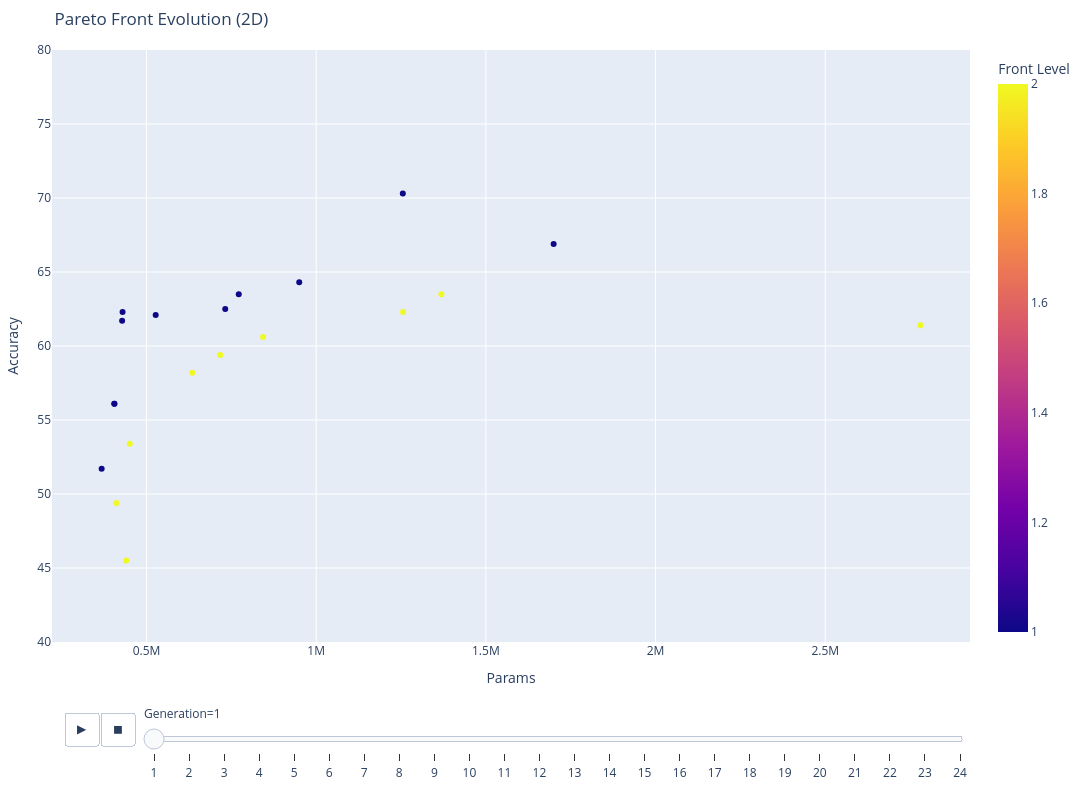

Here is the notebook cell this chart was saved with:
### Code cell
# To show 2D animation with Y-axis limited to [0,100]:
plot_pareto_evolution(history, dims="2d",
                    x="params", y="accuracy", y_range=[40,80])

### Figure 1 — Plotly figure (JSON) as saved in the notebook; plotly's stock layout.template omitted (floating-point values rounded to 4 significant figures)
{"data": [{"hovertemplate": "Generation=1<br>Params=%{x}<br>Accuracy=%{y}<br>Front Level=%{marker.color}<extra></extra>", "legendgroup": "", "marker": {"color": [1, 1, 1, 1, 1, 1, 1, 1, 1, 1, 1, 2, 2, 2, 2, 2, 2, 2, 2, 2], "coloraxis": "coloraxis", "size": 6, "symbol": "circle"}, "mode": "markers", "name": "", "orientation": "v", "showlegend": false, "type": "scatter", "x": [1255000.0, 732000.0, 405300.0, 367800.0, 405300.0, 429500.0, 771800.0, 428100.0, 950000.0, 527100.0, 1700000.0, 411500.0, 450600.0, 440400.0, 717100.0, 1369000.0, 1256000.0, 635000.0, 843500.0, 2780000.0], "xaxis": "x", "y": [70.3, 62.5, 56.1, 51.7, 56.1, 62.3, 63.5, 61.7, 64.3, 62.1, 66.9, 49.4, 53.4, 45.5, 59.4, 63.5, 62.3, 58.2, 60.6, 61.4], "yaxis": "y"}], "layout": {"coloraxis": {"colorbar": {"title": {"text": "Front Level"}}, "colorscale": [[0, "#0d0887"], [0.1111, "#46039f"], [0.2222, "#7201a8"], [0.3333, "#9c179e"], [0.4444, "#bd3786"], [0.5556, "#d8576b"], [0.6667, "#ed7953"], [0.7778, "#fb9f3a"], [0.8889, "#fdca26"], [1, "#f0f921"]]}, "height": 800, "legend": {"tracegroupgap": 0}, "margin": {"b": 20, "l": 20, "r": 20, "t": 50}, "sliders": [{"active": 0, "currentvalue": {"prefix": "Generation="}, "len": 0.9, "pad": {"b": 10, "t": 60}, "steps": [{"args": [["1"], {"frame": {"duration": 0, "redraw": false}, "fromcurrent": true, "mode": "immediate", "transition": {"duration": 0, "easing": "linear"}}], "label": "1", "method": "animate"}, {"args": [["2"], {"frame": {"duration": 0, "redraw": false}, "fromcurrent": true, "mode": "immediate", "transition": {"duration": 0, "easing": "linear"}}], "label": "2", "method": "animate"}, {"args": [["3"], {"frame": {"duration": 0, "redraw": false}, "fromcurrent": true, "mode": "immediate", "transition": {"duration": 0, "easing": "linear"}}], "label": "3", "method": "animate"}, {"args": [["4"], {"frame": {"duration": 0, "redraw": false}, "fromcurrent": true, "mode": "immediate", "transition": {"duration": 0, "easing": "linear"}}], "label": "4", "method": "animate"}, {"args": [["5"], {"frame": {"duration": 0, "redraw": false}, "fromcurrent": true, "mode": "immediate", "transition": {"duration": 0, "easing": "linear"}}], "label": "5", "method": "animate"}, {"args": [["6"], {"frame": {"duration": 0, "redraw": false}, "fromcurrent": true, "mode": "immediate", "transition": {"duration": 0, "easing": "linear"}}], "label": "6", "method": "animate"}, {"args": [["7"], {"frame": {"duration": 0, "redraw": false}, "fromcurrent": true, "mode": "immediate", "transition": {"duration": 0, "easing": "linear"}}], "label": "7", "method": "animate"}, {"args": [["8"], {"frame": {"duration": 0, "redraw": false}, "fromcurrent": true, "mode": "immediate", "transition": {"duration": 0, "easing": "linear"}}], "label": "8", "method": "animate"}, {"args": [["9"], {"frame": {"duration": 0, "redraw": false}, "fromcurrent": true, "mode": "immediate", "transition": {"duration": 0, "easing": "linear"}}], "label": "9", "method": "animate"}, {"args": [["10"], {"frame": {"duration": 0, "redraw": false}, "fromcurrent": true, "mode": "immediate", "transition": {"duration": 0, "easing": "linear"}}], "label": "10", "method": "animate"}, {"args": [["11"], {"frame": {"duration": 0, "redraw": false}, "fromcurrent": true, "mode": "immediate", "transition": {"duration": 0, "easing": "linear"}}], "label": "11", "method": "animate"}, {"args": [["12"], {"frame": {"duration": 0, "redraw": false}, "fromcurrent": true, "mode": "immediate", "transition": {"duration": 0, "easing": "linear"}}], "label": "12", "method": "animate"}, {"args": [["13"], {"frame": {"duration": 0, "redraw": false}, "fromcurrent": true, "mode": "immediate", "transition": {"duration": 0, "easing": "linear"}}], "label": "13", "method": "animate"}, {"args": [["14"], {"frame": {"duration": 0, "redraw": false}, "fromcurrent": true, "mode": "immediate", "transition": {"duration": 0, "easing": "linear"}}], "label": "14", "method": "animate"}, {"args": [["15"], {"frame": {"duration": 0, "redraw": false}, "fromcurrent": true, "mode": "immediate", "transition": {"duration": 0, "easing": "linear"}}], "label": "15", "method": "animate"}, {"args": [["16"], {"frame": {"duration": 0, "redraw": false}, "fromcurrent": true, "mode": "immediate", "transition": {"duration": 0, "easing": "linear"}}], "label": "16", "method": "animate"}, {"args": [["17"], {"frame": {"duration": 0, "redraw": false}, "fromcurrent": true, "mode": "immediate", "transition": {"duration": 0, "easing": "linear"}}], "label": "17", "method": "animate"}, {"args": [["18"], {"frame": {"duration": 0, "redraw": false}, "fromcurrent": true, "mode": "immediate", "transition": {"duration": 0, "easing": "linear"}}], "label": "18", "method": "animate"}, {"args": [["19"], {"frame": {"duration": 0, "redraw": false}, "fromcurrent": true, "mode": "immediate", "transition": {"duration": 0, "easing": "linear"}}], "label": "19", "method": "animate"}, {"args": [["20"], {"frame": {"duration": 0, "redraw": false}, "fromcurrent": true, "mode": "immediate", "transition": {"duration": 0, "easing": "linear"}}], "label": "20", "method": "animate"}, {"args": [["21"], {"frame": {"duration": 0, "redraw": false}, "fromcurrent": true, "mode": "immediate", "transition": {"duration": 0, "easing": "linear"}}], "label": "21", "method": "animate"}, {"args": [["22"], {"frame": {"duration": 0, "redraw": false}, "fromcurrent": true, "mode": "immediate", "transition": {"duration": 0, "easing": "linear"}}], "label": "22", "method": "animate"}, {"args": [["23"], {"frame": {"duration": 0, "redraw": false}, "fromcurrent": true, "mode": "immediate", "transition": {"duration": 0, "easing": "linear"}}], "label": "23", "method": "animate"}, {"args": [["24"], {"frame": {"duration": 0, "redraw": false}, "fromcurrent": true, "mode": "immediate", "transition": {"duration": 0, "easing": "linear"}}], "label": "24", "method": "animate"}], "x": 0.1, "xanchor": "left", "y": 0, "yanchor": "top"}], "title": {"text": "Pareto Front Evolution (2D)"}, "updatemenus": [{"buttons": [{"args": [null, {"frame": {"duration": 500, "redraw": false}, "fromcurrent": true, "mode": "immediate", "transition": {"duration": 500, "easing": "linear"}}], "label": "&#9654;", "method": "animate"}, {"args": [[null], {"frame": {"duration": 0, "redraw": false}, "fromcurrent": true, "mode": "immediate", "transition": {"duration": 0, "easing": "linear"}}], "label": "&#9724;", "method": "animate"}], "direction": "left", "pad": {"r": 10, "t": 70}, "showactive": false, "type": "buttons", "x": 0.1, "xanchor": "right", "y": 0, "yanchor": "top"}], "width": 1200, "xaxis": {"anchor": "y", "domain": [0, 1], "title": {"text": "Params"}}, "yaxis": {"anchor": "x", "domain": [0, 1], "range": [40, 80], "title": {"text": "Accuracy"}}}}
